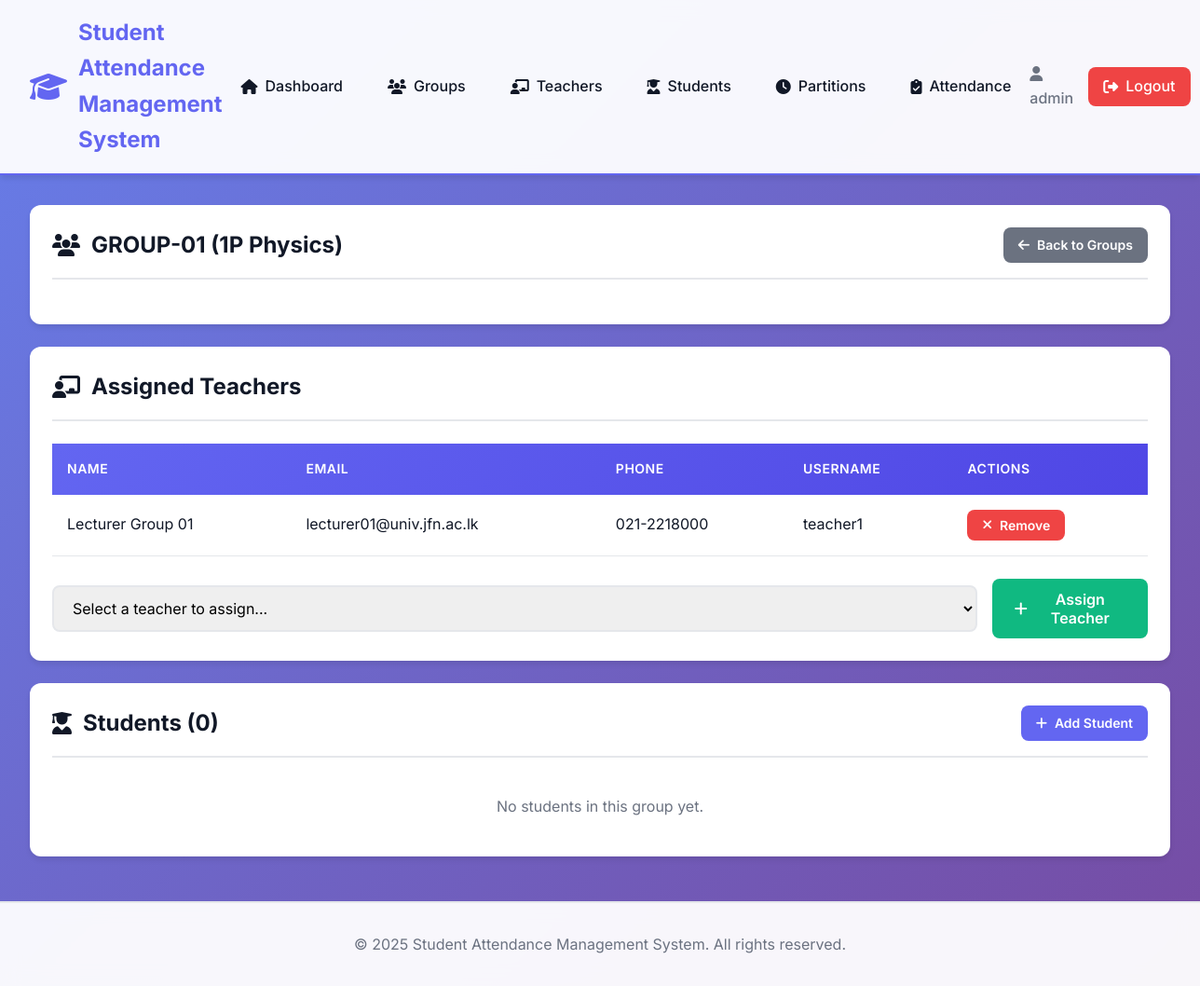
The page /admin/groups.php?view=1 (signed in) on the database its author committed.
### tables this page shows
CREATE TABLE groups (
    id INT AUTO_INCREMENT PRIMARY KEY,
    name VARCHAR(100) NOT NULL,
    created_by INT NOT NULL,
    created_at TIMESTAMP DEFAULT CURRENT_TIMESTAMP,
    FOREIGN KEY (created_by) REFERENCES users(id) ON DELETE CASCADE,
    INDEX idx_created_by (created_by)
);

CREATE TABLE teachers (
    id INT AUTO_INCREMENT PRIMARY KEY,
    user_id INT NOT NULL,
    name VARCHAR(100) NOT NULL,
    email VARCHAR(100) UNIQUE NOT NULL,
    phone VARCHAR(20),
    created_at TIMESTAMP DEFAULT CURRENT_TIMESTAMP,
    FOREIGN KEY (user_id) REFERENCES users(id) ON DELETE CASCADE,
    INDEX idx_user_id (user_id)
);

CREATE TABLE users (
    id INT AUTO_INCREMENT PRIMARY KEY,
    username VARCHAR(50) UNIQUE NOT NULL,
    password VARCHAR(255) NOT NULL,
    role ENUM('admin', 'teacher') NOT NULL,
    created_at TIMESTAMP DEFAULT CURRENT_TIMESTAMP,
    INDEX idx_username (username),
    INDEX idx_role (role)
);

### admin/groups.php (the view, shortened to what this page needs)
<?php
require_once '../includes/header.php';
$viewGroup = null;
if (isset($_GET['view'])) {
    $groupId = (int)$_GET['view'];
    try {
        $stmt = $pdo->prepare("SELECT * FROM groups WHERE id = ?");
        $stmt->execute([$groupId]);
        $viewGroup = $stmt->fetch();
        if ($viewGroup) {
            $stmt = $pdo->prepare("SELECT * FROM students WHERE group_id = ? ORDER BY name");
            $stmt->execute([$groupId]);
            $groupStudents = $stmt->fetchAll();
            $stmt = $pdo->prepare("
                SELECT t.*, u.username
                FROM teachers t
                JOIN users u ON t.user_id = u.id
                JOIN group_assignments ga ON t.id = ga.teacher_id
                WHERE ga.group_id = ?
            ");
            $stmt->execute([$groupId]);
            $assignedTeachers = $stmt->fetchAll();
            $stmt = $pdo->prepare("
                SELECT t.*, u.username
                FROM teachers t
                JOIN users u ON t.user_id = u.id
                WHERE t.id NOT IN (
                    SELECT teacher_id FROM group_assignments WHERE group_id = ?
                )
            ");
            $stmt->execute([$groupId]);
            $availableTeachers = $stmt->fetchAll();
        }
    } catch (PDOException $e) {
        setFlashMessage('danger', 'Error loading group details.');
    }
}
?>
<?php if ($viewGroup): ?>
    <div class="card">
        <div class="card-header">
            <h2><i class="fas fa-users"></i> <?php echo htmlspecialchars($viewGroup['name']); ?></h2>
            <a href="groups.php" class="btn btn-secondary btn-sm">
                <i class="fas fa-arrow-left"></i> Back to Groups
            </a>
        </div>
    </div>
    <div class="card">
        <div class="card-header">
            <h2><i class="fas fa-chalkboard-teacher"></i> Assigned Teachers</h2>
        </div>
        <div class="card-body">
            <?php if (empty($assignedTeachers)): ?>
                <p class="text-center" style="color: var(--text-secondary); padding: 1rem;">
                    No teachers assigned yet.
                </p>
            <?php else: ?>
                <div class="table-responsive">
                    <table>
                        <thead>
                            <tr>
                                <th>Name</th>
                                <th>Email</th>
                                <th>Phone</th>
                                <th>Username</th>
                                <th>Actions</th>
                            </tr>
                        </thead>
                        <tbody>
                            <?php foreach ($assignedTeachers as $teacher): ?>
                            <tr>
                                <td><?php echo htmlspecialchars($teacher['name']); ?></td>
                                <td><?php echo htmlspecialchars($teacher['email']); ?></td>
                                <td><?php echo htmlspecialchars($teacher['phone']); ?></td>
                                <td><?php echo htmlspecialchars($teacher['username']); ?></td>
                                <td>
                                    <form method="POST" style="display: inline;" onsubmit="return confirm('Remove this teacher from the group?');">
                                        <button type="submit" class="btn btn-sm btn-danger">
                                            <i class="fas fa-times"></i> Remove
                                        </button>
                                    </form>
                                </td>
                            </tr>
                            <?php endforeach; ?>
                        </tbody>
                    </table>
                </div>
            <?php endif; ?>
            <?php if (!empty($availableTeachers)): ?>
                <form method="POST" class="mt-3">
                    <div class="d-flex gap-2 align-center">
                        <select name="teacher_id" class="form-control" required>
                            <option value="">Select a teacher to assign...</option>
                        </select>
                        <button type="submit" class="btn btn-success">
                            <i class="fas fa-plus"></i> Assign Teacher
                        </button>
                    </div>
                </form>
            <?php endif; ?>
        </div>
    </div>
    <div class="card">
        <div class="card-header">
            <h2><i class="fas fa-user-graduate"></i> Students (<?php echo count($groupStudents); ?>)</h2>
            <a href="students.php?action=create&group_id=<?php echo $viewGroup['id']; ?>" class="btn btn-primary btn-sm">
                <i class="fas fa-plus"></i> Add Student
            </a>
        </div>
        <div class="card-body">
            <?php if (empty($groupStudents)): ?>
                <p class="text-center" style="color: var(--text-secondary); padding: 1rem;">
                    No students in this group yet.
                </p>
            <?php endif; ?>
        </div>
    </div>
<?php endif; ?>
<?php require_once '../includes/footer.php'; ?>

### css/style.css (style rules this page uses)
:root { --primary-color: #6366f1; --primary-dark: #4f46e5; --primary-light: #818cf8; --secondary-color: #8b5cf6; --success-color: #10b981; --danger-color: #ef4444; --warning-color: #f59e0b; --info-color: #3b82f6; --dark-color: #1f2937; --light-color: #f9fafb; --border-color: #e5e7eb; --text-primary: #111827; --text-secondary: #6b7280; --shadow-sm: 0 1px 2px 0 rgba(0, 0, 0, 0.05); --shadow-md: 0 4px 6px -1px rgba(0, 0, 0, 0.1); --shadow-lg: 0 10px 15px -3px rgba(0, 0, 0, 0.1); --shadow-xl: 0 20px 25px -5px rgba(0, 0, 0, 0.1); --radius-sm: 0.375rem; --radius-md: 0.5rem; --radius-lg: 0.75rem; --transition: all 0.3s cubic-bezier(0.4, 0, 0.2, 1); }
* { margin: 0; padding: 0; box-sizing: border-box; }
body { font-family: 'Inter', -apple-system, BlinkMacSystemFont, 'Segoe UI', Roboto, sans-serif; background: linear-gradient(135deg, #667eea 0%, #764ba2 100%); min-height: 100vh; color: var(--text-primary); line-height: 1.6; }
.card { background: white; border-radius: var(--radius-lg); box-shadow: var(--shadow-md); padding: 1.5rem; margin-bottom: 1.5rem; transition: var(--transition); }
.card-header { display: flex; justify-content: space-between; align-items: center; margin-bottom: 1.5rem; padding-bottom: 1rem; border-bottom: 2px solid var(--border-color); }
.card-header h2 { font-size: 1.5rem; color: var(--text-primary); display: flex; align-items: center; gap: 0.75rem; }
.card-body { padding: 0; }
.form-control { width: 100%; padding: 0.75rem 1rem; border: 2px solid var(--border-color); border-radius: var(--radius-md); font-size: 1rem; transition: var(--transition); font-family: inherit; }
select.form-control { cursor: pointer; }
.btn { padding: 0.75rem 1.5rem; border: none; border-radius: var(--radius-md); font-size: 1rem; font-weight: 600; cursor: pointer; transition: var(--transition); display: inline-flex; align-items: center; gap: 0.5rem; text-decoration: none; font-family: inherit; }
.btn-primary { background: var(--primary-color); color: white; }
.btn-success { background: var(--success-color); color: white; }
.btn-danger { background: var(--danger-color); color: white; }
.btn-secondary { background: var(--text-secondary); color: white; }
.btn-sm { padding: 0.5rem 1rem; font-size: 0.875rem; }
.table-responsive { overflow-x: auto; margin-top: 1rem; }
table { width: 100%; border-collapse: collapse; background: white; }
thead { background: linear-gradient(135deg, var(--primary-color), var(--primary-dark)); color: white; }
th { padding: 1rem; text-align: left; font-weight: 600; font-size: 0.875rem; text-transform: uppercase; letter-spacing: 0.5px; }
td { padding: 1rem; border-bottom: 1px solid var(--border-color); }
tbody tr { transition: var(--transition); }
.text-center { text-align: center; }
.mt-3 { margin-top: 1.5rem; }
.d-flex { display: flex; }
.align-center { align-items: center; }
.gap-2 { gap: 1rem; }

### rows shown on the page
groups: name "GROUP-01 (1P Physics)"
teachers: name "Lecturer Group 01", email "lecturer01@univ.jfn.ac.lk", phone "021-2218000", user.username "teacher1"

### other values the page prints
APP_NAME "Student Attendance Management System"
$_SESSION['username'] "admin"
count($groupStudents) "0"
